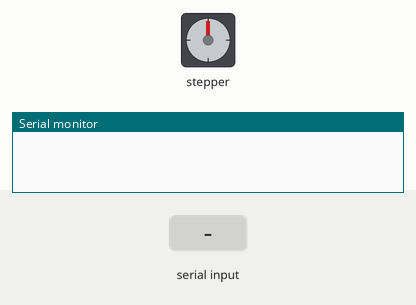
Recording of a sketch running on a simulated Arduino Uno, built with avr-gcc and run on an emulated ATmega328P. Parts: stepper motor, the last lines printed to the serial monitor. Inputs (shaded band) come from the test bench. Stepper angles assume 2048 steps per turn.

Above: at 1.2 s.
1.3 s: "1" received over Serial
At 1.45 s:
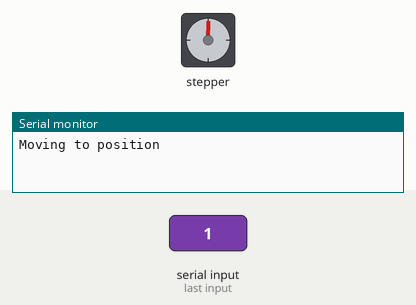
At 9.47 s:
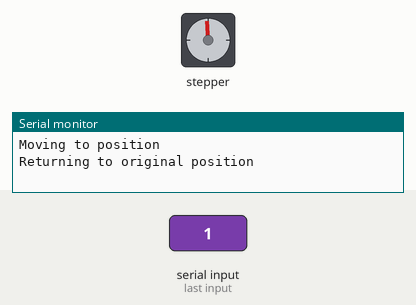
Timing chart, 0 to 12.3 s (numbered marks = the images above; inputs shaded):
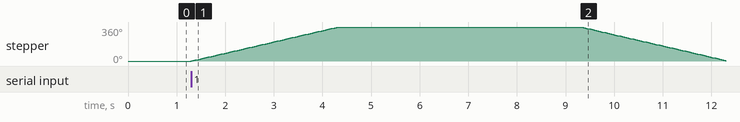

The sketch:

28byj_runner.ino
```cpp
/*
  Modified sketch to control a 28BYJ-48 stepper motor
  with ULN2003 driver board and Arduino UNO.
*/

// Include the Arduino Stepper.h library:
#include "Stepper.h"

// Define number of steps per rotation:
const int stepsPerRevolution = 2048;

// Wiring:
// Pin 8 to IN1 on the ULN2003 driver
// Pin 9 to IN2 on the ULN2003 driver
// Pin 10 to IN3 on the ULN2003 driver
// Pin 11 to IN4 on the ULN2003 driver

// Create stepper object called 'myStepper', note the pin order:
Stepper myStepper = Stepper(stepsPerRevolution, 8, 10, 9, 11);

void setup() {
  // Set the speed to 20 rpm:
  myStepper.setSpeed(20);

  // Begin Serial communication at a baud rate of 9600:
  Serial.begin(9600);
}

void loop() {
  // Check if data is available in Serial buffer
  if (Serial.available() > 0) {
    // Read the incoming byte
    char incomingByte = Serial.read();

    // If the character '1' is received
    if (incomingByte == '1') {
      Serial.println("Moving to position");

      // Move to a specified position (1 full revolution clockwise)
      myStepper.step(stepsPerRevolution);

      // Wait for 5 seconds
      delay(5000);

      // Return to original position (1 full revolution counterclockwise)
      Serial.println("Returning to original position");
      myStepper.step(-stepsPerRevolution);

      // Clear any remaining Serial data to avoid unwanted moves
      while (Serial.available() > 0) {
        Serial.read();  // Discard incoming characters
      }
    }
  }
}
```

Measured:
- after the input at 1.3 s, stepper: turns 360° clockwise in 3.0 s, then 355° counter-clockwise in 3.0 s
